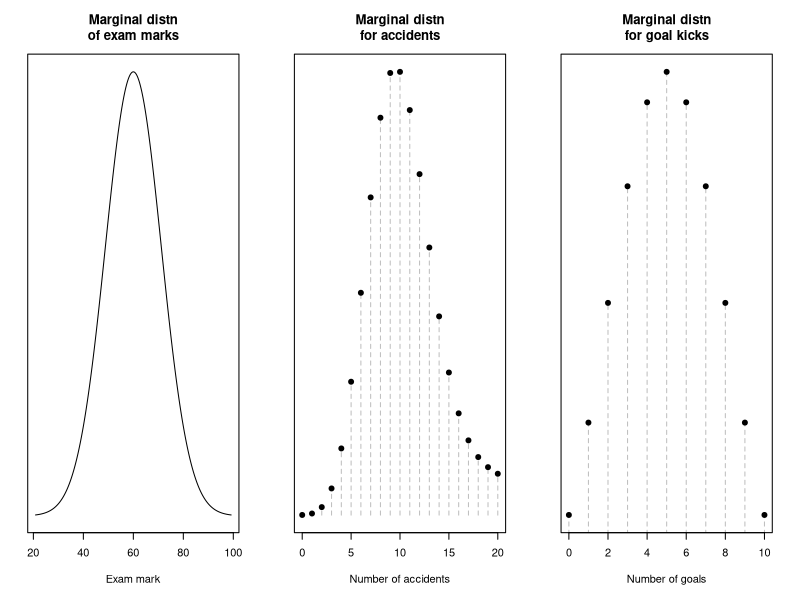
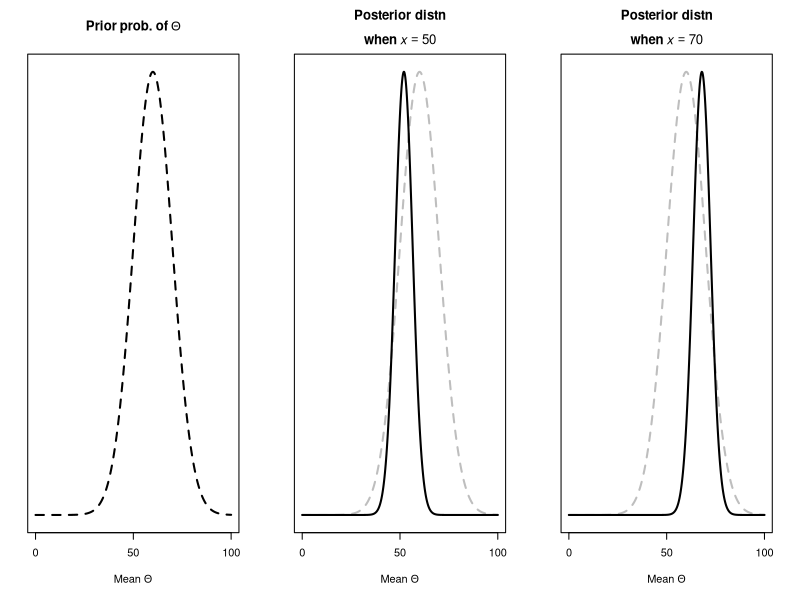
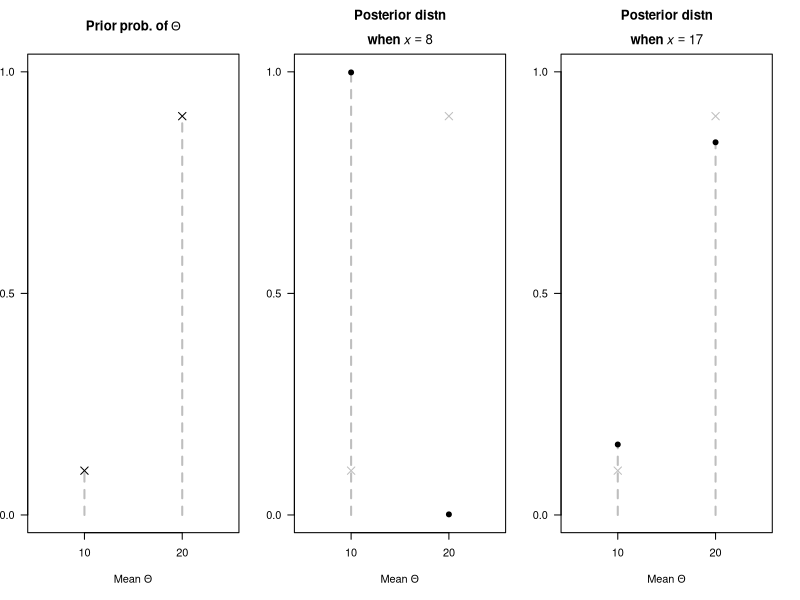

Source code (R) for these figures, in order: (Note: this script raises an error after producing the figures.)
## ---- chunk 1
par( mfrow = c(1, 3),
     mar = c(5, 2, 4, 2) + 0.1)


mn <- 60
sd <- 11.18
xx <- seq(mn - 3.5*sd, 
          mn + 3.5*sd, 
          length = 500)
yy <- dnorm( xx, 
             mean = mn, 
             sd = sd)
plot(yy ~ xx, 
     type = "l",
     axes = FALSE,
     xlab = "Exam mark",
     ylab = "Prob. function",
     main = "Marginal distn\nof exam marks")
axis(side = 1)
box()



xx <- 0:20
yy <- 0.9 * dpois(xx,
                  lambda = 10) + 
      0.1 * dpois(xx,
                  lambda = 20)
plot(yy ~ xx,
     type = "h",
     col = "grey",
     las = 1,
     axes = FALSE,
     lty = 2,
     xlab = "Number of accidents",
     ylab = "Prob. function",
     main = "Marginal distn\nfor accidents")
axis(side = 1)
points(yy ~ xx,
       pch = 19)
box()



xx <- 0:10
yy <- factorial(7) * factorial(10) * factorial(xx + 3) * factorial(13 - xx) / (factorial(3) * factorial(3) * factorial(17) * factorial(xx) * factorial(10 - xx))

plot(yy ~ xx,
     type = "h",
     col = "grey",
     las = 1,
     axes = FALSE,
     lty = 2,
     xlab = "Number of goals",
     ylab = "Prob. function",
     main = "Marginal distn\nfor goal kicks")
axis(side = 1)
points(yy ~ xx,
       pch = 19)
box()
## ---- chunk 2
par( mfrow = c(1, 3),
     mar = c(5, 2, 4, 2) + 0.1)

xx <- seq(0, 100,
          length = 500)
yA <- dnorm( xx,
             mean = 60,
             sd = 10)
plot(yA ~ xx,
     type = "l",
     lwd = 2,
     lty = 2,
     xlim = range(xx),
     xlab = expression(Mean~Theta),
     main = expression(bold(Prior~prob.~of~Theta)),
     axes = FALSE)
axis(side = 1,
     at = seq(0, 100, 
              by = 50))
box()


##

yy <- dnorm( xx,
             mean = 52,
             sd = 4.472)
yy <- yy/max(yy) * max(yA)
  
plot(yA ~ xx,
     type = "l",
     lwd = 2,
     lty = 2,
     col = "grey",
     xlim = range(xx),
     xlab = expression(Mean~Theta),
     main = expression(bold(atop("Posterior distn", 
                            when~italic(x)==50))),
     axes = FALSE)
axis(side = 1,
     at = seq(0, 100, 
              by = 50))
lines( yy ~ xx,
       lwd = 2)
box()


###
yy <- dnorm( xx,
             mean = 68,
             sd = 4.472)
yy <- yy/max(yy) * max(yA)

plot(yA ~ xx,
     type = "l",
     lwd = 2,
     lty = 2,
     col = "grey",
     xlim = range(xx),
     xlab = expression(Mean~Theta),
     main = expression(bold(atop("Posterior distn", 
                            when~italic(x)==70))),
     axes = FALSE)
axis(side = 1,
     at = seq(0, 100, 
              by = 50))
lines( yy ~ xx,
       lwd = 2)
box()


## ---- chunk 3

par( mfrow = c(1, 3),
     mar = c(5, 2, 4, 2) + 0.1)

xx <- c(10, 20)
daccidents <- function(x, mu){
  denom <- 0.9 * exp(-10) * 10^x +
           0.1 * exp(-20) * 20^x
  f <-  exp(-mu) * mu^x * 0.1^((mu - 10)/10) * 0.9^((20 - mu)/10)
  f / denom
}

yA <- c(0.1, 0.9)

plot(yA ~ xx,
     type = "h",
     lty = 2,
     lwd = 2,
     las = 1,
     col = "grey",
     axes = FALSE,
     xlim = c(5, 25),
     ylim = c(0, 1),
     xlab = expression(Mean~Theta),
     ylab = "Prob. function",
     main = expression(bold(Prior~prob.~of~Theta) ) )
points(yA ~ xx,
       pch = 4,
       cex = 1.5)
axis(side = 1,
     at = c(10, 20))
axis(side = 2,
     las = 1,
     at = c(0, 0.5, 1) )
box()


x <- 8
yy <- daccidents(x, mu = c(10, 20))

plot(yy ~ xx,
     type = "h",
     lty = 2,
     lwd = 2,
     las = 1,
     col = "grey",
     axes = FALSE,
     xlim = c(5, 25),
     ylim = c(0, 1),
     xlab = expression(Mean~Theta),
     ylab = "Prob. function",
     main = expression( bold(atop("Posterior distn", 
                             when~italic(x)==8)) ) )
points(yy ~ xx,
       pch = 19)
axis(side = 1,
     at = c(10, 20))
axis(side = 2,
     las = 1,
     at = c(0, 0.5, 1) )
points(yA ~ xx,
       pch = 4,
       cex = 1.5,
       col = "grey")
box()



x <- 20
yy <- daccidents(x, mu = c(10, 20) )

plot(yy ~ xx,
     type = "h",
     lty = 2,
     lwd = 2,
     las = 1,
     col = "grey",
     axes = FALSE,
     xlim = c(5, 25),
     ylim = c(0, 1),
     xlab = expression(Mean~Theta),
     ylab = "Prob. function",
     main = expression(bold(atop("Posterior distn", 
                            when~italic(x)==17)) ) )
points(yy ~ xx,
       pch = 19)
axis(side = 1,
     at = c(10, 20))
axis(side = 2,
     las = 1,
     at = c(0, 0.5, 1) )
points(yA ~ xx,
       pch = 4,
       cex = 1.5,
       col = "grey")
box()
## ---- chunk 4
Conjugates <- array( dim = c(6, 3))

colnames(Conjugates) <- c("Sampling distribution",
                          "Prior distribution",
                          "Posterior distribution")

Conjugates[1, ] <- c("$X \\sim \\text{Bin}(m, p)$",
                     "$p \\sim \\text{Beta}(a, b)$",
                     "$p \\mid X \\sim \\text{Beta}(a + \\sum x, b + mn - \\sum x)$")
Conjugates[2, ] <- c("$X \\sim \\text{Gamma}(\\alpha, \\beta)$",
                     "$\\beta \\sim \\text{Gamma}(\\alpha_0, \\beta_0)$",
                     "$\\beta \\mid X \\sim \\text{Gamma}(\\alpha_0 + n\\alpha, \\beta_0 + \\sum x)$")
Conjugates[3, ] <- c("$X \\sim \\text{Poisson}(\\lambda)$",
                     "$\\lambda \\sim \\text{Gamma}(\\alpha_0, \\beta_0)$",
                     "$\\lambda \\mid X \\sim \\text{Gamma}(\\alpha_0 + \\sum x, \\beta_0 + n)$")
Conjugates[4, ] <- c("$X \\sim N(\\mu, \\sigma^2)$",
                     "$\\mu \\sim N(\\mu_0, \\sigma^2_0)$",
                     "$\\mu \\mid X \\sim N(\\mu_P, \\sigma_P^2)$")
Conjugates[5, ] <- c("",
                     "",
                     "\\quad where $\\mu_P = \\displaystyle \\frac{1}{1/\\sigma_0^2 + n/\\sigma^{2}} \\left(\\frac{\\mu _0}{\\sigma _0^2} + \\frac{\\sum_{i = 1}^n x_{i}}{\\sigma^2}\\right)$")
Conjugates[6, ] <- c("",
                     "",
                     "\\quad and $\\sigma_P^2 = \\left( \\frac{1}{\\sigma_0^2} + \\frac{n}{\\sigma^2} \\right)^{-1}$")

if( knitr::is_latex_output() ) {
  knitr::kable(Conjugates,
               format = "latex",
               booktabs = TRUE,
               align = c("l"),
               col.names = c("distn $f(X\\mid\\Theta)$",
                             "distn $f(\\Theta)$",
                             "distn $f(\\Theta\\mid X$)"),
               longtable = FALSE,                
               escape = FALSE,
               caption = "Conjugate distributions for random parameters: The sampling distribution,  $f(X\\mid\\Theta)$; the prior distribution $f(\\Theta)$; and the posterior distribution $f(\\Theta\\mid X$)") %>%
    kable_styling(font_size = 10) %>%
    row_spec(0, bold = TRUE) %>%
    add_header_above(c("Sampling" = 1,  # Multi-line header
                       "Prior" = 1, 
                       "Posterior" = 1),
                     bold = TRUE,
                     line = FALSE,
                     align = "l")
} else {
     knitr::kable(Conjugates,
               format = "html",
               booktabs = TRUE,
               align = c("l"),
               col.names = c("distribution $f(X\\mid\\Theta)$",
                             "distribution $f(\\Theta)$",
                             "distribution $f(\\Theta\\mid X$)"),
               longtable = FALSE,                
               escape = FALSE,
               caption = "Conjugate distributions for random parameters: The sampling distribution,  $f(X\\mid\\Theta)$; the prior distribution $f(\\Theta)$; and the posterior distribution $f(\\Theta\\mid X$)") %>%
    kable_styling(font_size = 11) %>%
    row_spec(0, bold = TRUE) %>%
    add_header_above(c("Sampling" = 1,  # Multi-line header
                       "Prior" = 1, 
                       "Posterior" = 1),
                     bold = TRUE,
                     line = FALSE,
                     align = "l")
}
